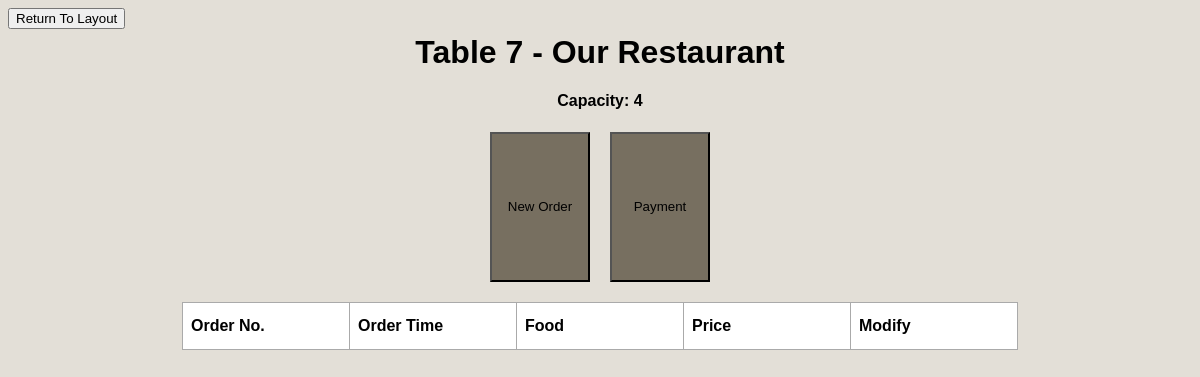
/order_manager/7, run on an earlier commit of the app's database.
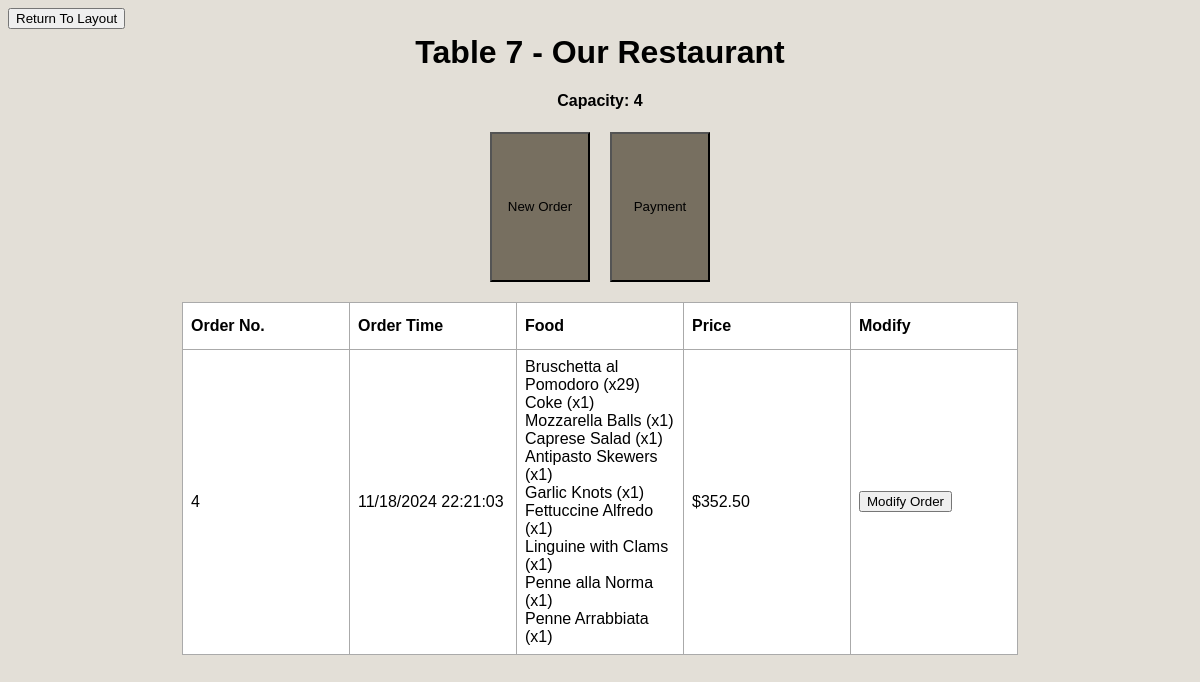
And on a later commit of the database.
### main.py (models this page shows, shortened)
class Order(db.Model):
    order_id = db.Column(db.Integer, primary_key=True, autoincrement=True)
    table_id = db.Column(db.Integer, db.ForeignKey("table.table_id"))
    order_time = db.Column(db.DateTime, default = datetime.now(), nullable=False)
    total_cost = db.Column(db.Float, nullable=False)
    order_items = db.relationship(
        'OrderItem',
        cascade="all, delete-orphan",
        backref='order'
    )

### main.py (the view)
@app.route('/order_manager/<int:table_id>', methods=['GET', 'POST'])
def order(table_id):
     table = Table.query.get_or_404(table_id)
     if request.method == 'POST':
        try:
            db.session.commit()
            return redirect(url_for('/order_manager/'))
        except:
               return 'There was an issue opening the layout'
     else:
        orders = (
            db.session.query(
                Order.order_id,
                Order.order_time,
                Order.total_cost,
                db.func.group_concat(MenuItem.name, ", ").label("food_items"),
                db.func.group_concat(OrderItem.quantity, ", ").label("food_quantities")
            )
            .join(OrderItem, Order.order_id == OrderItem.order_id)
            .join(MenuItem, OrderItem.menu_item_id == MenuItem.menu_item_id)
            .filter(Order.table_id == table_id)
            .group_by(Order.order_id)
            .order_by(Order.order_time)
            .all()
        )
        processed_orders = []
        for order in orders:
            food_item_list = (order.food_items).split(',')
            food_quantities_list = (order.food_quantities).replace(' ','').split(',')
            food_items = []
            for i in range(0, len(food_item_list)):
                food_items.append(f"{food_item_list[i]} (x{food_quantities_list[i]})")
            processed_orders.append({
                'order_id': order.order_id,
                'order_time': (order.order_time).strftime("%m/%d/%Y %H:%M:%S"),
                'food_list': '\n'.join(food_items),
                'total_cost': order.total_cost
            })
        return render_template('order_manager.html', table = table, orders = processed_orders)

### templates/order_manager.html (shortened to what this page needs)
{% extends 'base.html' %}
{% block body %}
<div class="content">
    <form action="/" method="get">
        <button>Return To Layout</button>
    </form>
    <h1 style="text-align: center;">Table {{table.table_id}} - {{table.loc}}</h1>
    <h4 style="text-align: center;">Capacity: {{table.capacity}}</h4>
    <div>
        <div class="form-container" align="center">
            <form action="/menu" method="get">
                <button class="smalltable">New Order</button>
            </form>
            <form id="payment_button" action="/payment" method="get" onClick="create_url()">
                <button class="smalltable">Payment</button>
            </form>
        </div>
        <table class="table" align="center">
            <tr>
            <th>Order No.</th>
            <th>Order Time</th>
            <th>Food</th>
            <th>Price</th>
            <th>Modify</th>
            </tr>
            {% for order in orders[::-1] %}
            <tr>
                <td>{{ order.order_id }}</td>
                <td>{{ order.order_time }}</td>
                <td style="white-space: pre-line;">{{ order.food_list }}</td>
                <td>${{ "%.2f"|format(order.total_cost) }}</td>
                <td>
                    <form method="GET" action="/menu">
                        <button type="submit">Modify Order</button>
                    </form>
                </td>
            </tr>
            {% endfor %}
        </table>
    </div>
</div>
{% endblock %}

What changed in the data, as far as the page shows it:
added Order: order_id "4", order_time "11/18/2024 22:21:03", food_list "Bruschetta al Pomodoro (x29) Coke (x1) Mozzarella Balls (x1) Caprese Salad (x1) Antipasto Skewers (x1) Garlic Knots (x1) Fettuccine Alfredo (x1) Linguine with Clams (x1) Penne alla Norma (x1) Penne Arrabbiata (x1)", total_cost "352.50"
